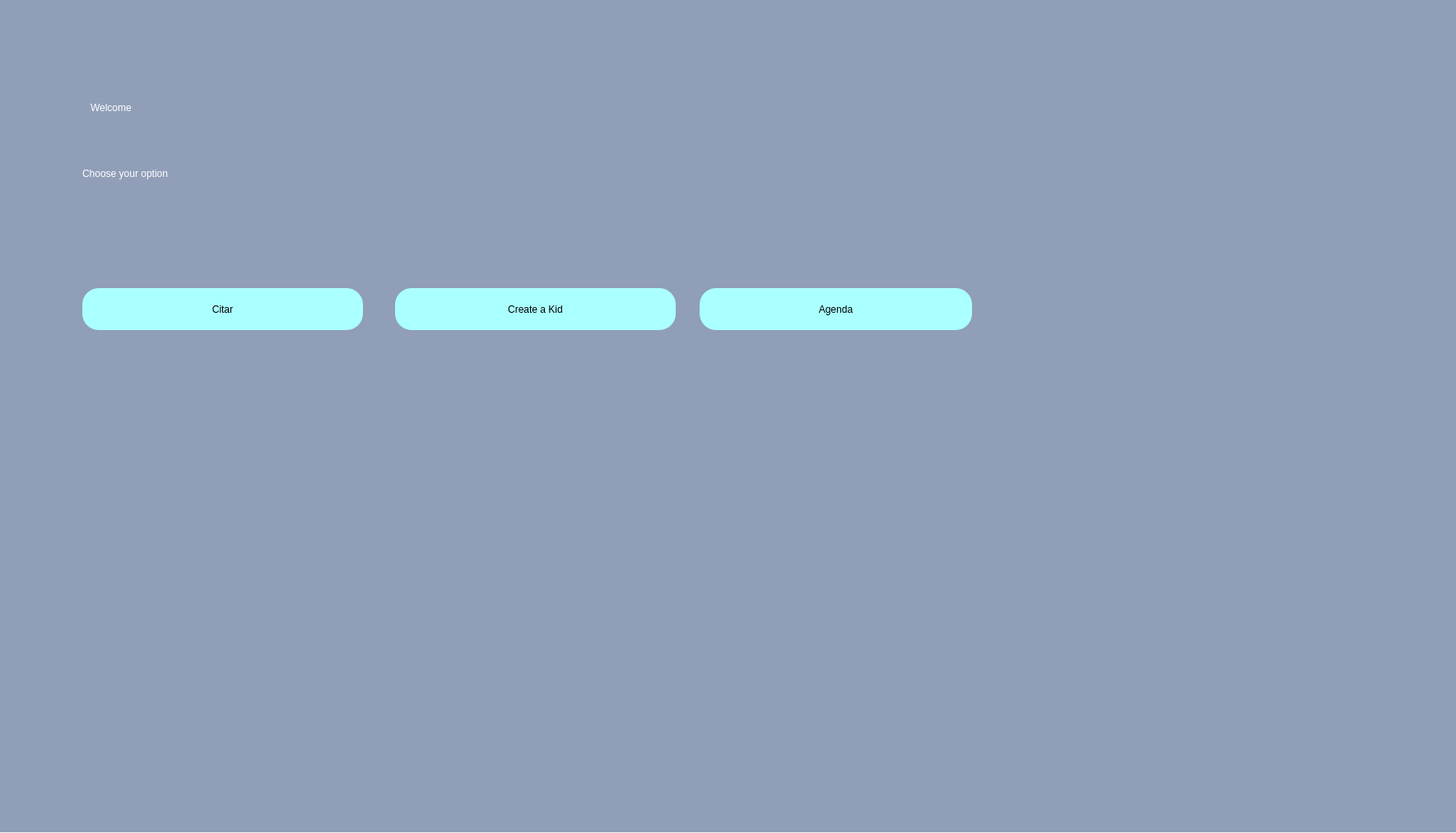
<?xml version="1.0" encoding="UTF-8"?>
<ui version="4.0">
 <class>Dialog</class>
 <widget class="QDialog" name="Dialog">
  <property name="geometry">
   <rect>
    <x>0</x>
    <y>0</y>
    <width>1769</width>
    <height>1012</height>
   </rect>
  </property>
  <property name="windowTitle">
   <string>Dialog</string>
  </property>
  <widget class="QWidget" name="bgwidget" native="true">
   <property name="geometry">
    <rect>
     <x>-10</x>
     <y>0</y>
     <width>1791</width>
     <height>1011</height>
    </rect>
   </property>
   <property name="styleSheet">
    <string notr="true">background-color:rgb(144, 158, 184);</string>
   </property>
   <widget class="QLabel" name="label">
    <property name="geometry">
     <rect>
      <x>120</x>
      <y>100</y>
      <width>251</width>
      <height>61</height>
     </rect>
    </property>
    <property name="styleSheet">
     <string notr="true">font: 36pt &quot;MS Shell Dlg 2&quot;; color:rgb(255, 255, 255)</string>
    </property>
    <property name="text">
     <string>Welcome</string>
    </property>
   </widget>
   <widget class="QLabel" name="label_2">
    <property name="geometry">
     <rect>
      <x>110</x>
      <y>190</y>
      <width>391</width>
      <height>41</height>
     </rect>
    </property>
    <property name="styleSheet">
     <string notr="true">font: 16pt &quot;MS Shell Dlg 2&quot;;color:rgb(255, 255, 255)</string>
    </property>
    <property name="text">
     <string>Choose your option</string>
    </property>
   </widget>
   <widget class="QPushButton" name="citarScreen">
    <property name="geometry">
     <rect>
      <x>110</x>
      <y>350</y>
      <width>341</width>
      <height>51</height>
     </rect>
    </property>
    <property name="styleSheet">
     <string notr="true">border-radius:20px;
background-color: rgb(170, 255, 255);
font: 14pt &quot;MS Shell Dlg 2&quot;;</string>
    </property>
    <property name="text">
     <string>Citar</string>
    </property>
   </widget>
   <widget class="QPushButton" name="createKidScreen">
    <property name="geometry">
     <rect>
      <x>490</x>
      <y>350</y>
      <width>341</width>
      <height>51</height>
     </rect>
    </property>
    <property name="styleSheet">
     <string notr="true">border-radius:20px;
background-color: rgb(170, 255, 255);
font: 14pt &quot;MS Shell Dlg 2&quot;;</string>
    </property>
    <property name="text">
     <string>Create a Kid</string>
    </property>
   </widget>
   <widget class="QPushButton" name="agendaScreen">
    <property name="geometry">
     <rect>
      <x>860</x>
      <y>350</y>
      <width>331</width>
      <height>51</height>
     </rect>
    </property>
    <property name="styleSheet">
     <string notr="true">border-radius:20px;
background-color: rgb(170, 255, 255);
font: 14pt &quot;MS Shell Dlg 2&quot;;</string>
    </property>
    <property name="text">
     <string>Agenda</string>
    </property>
   </widget>
  </widget>
  <action name="actionHome">
   <property name="icon">
    <iconset>
     <normaloff>fugue-icons-3.5.6/icons/home.png</normaloff>fugue-icons-3.5.6/icons/home.png</iconset>
   </property>
   <property name="text">
    <string>Home</string>
   </property>
  </action>
 </widget>
 <resources/>
 <connections/>
</ui>
